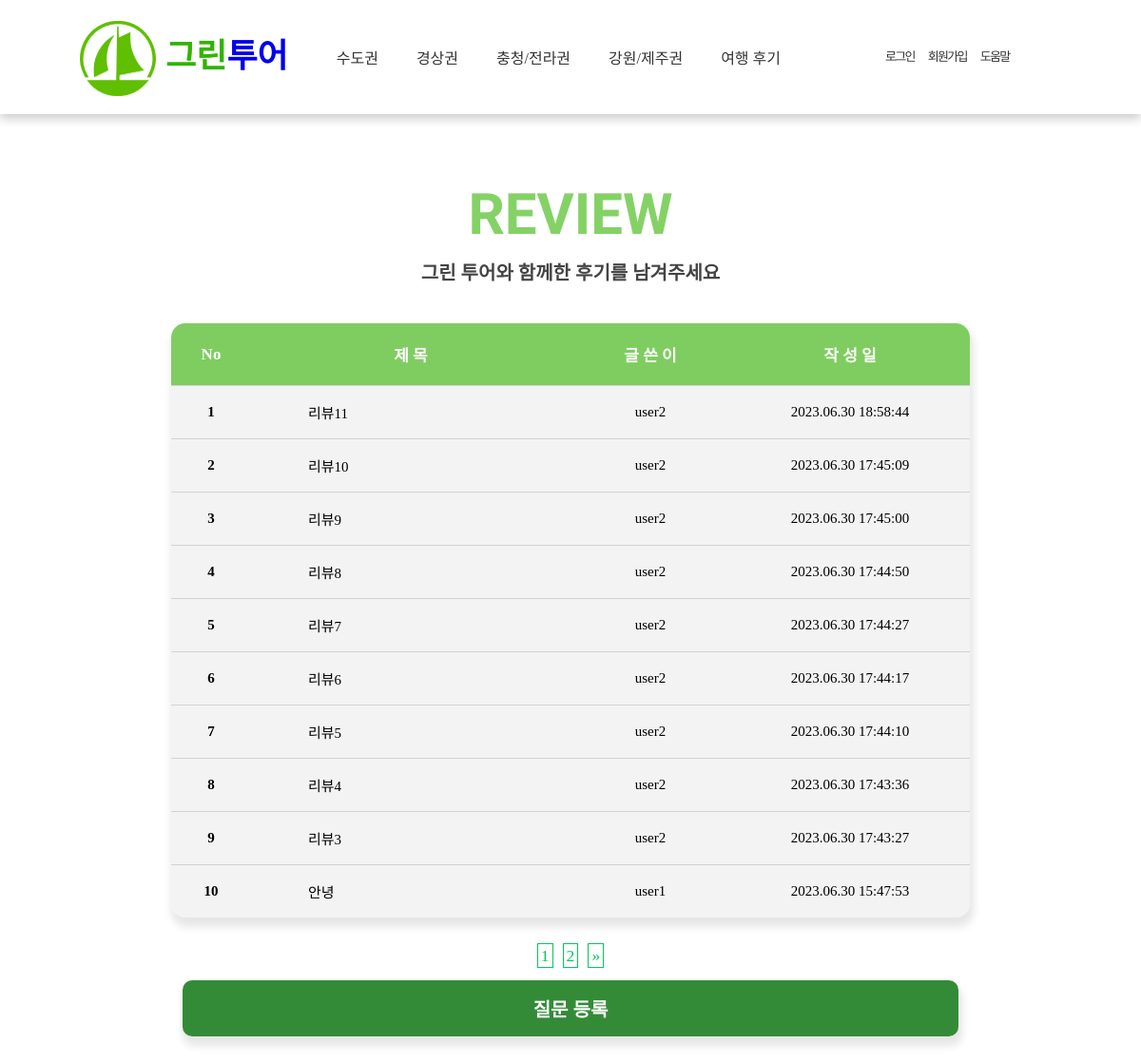
Page /tour/index on the committed database.
### tour/models.py (models this page shows, shortened)
class Question(models.Model):
    author = models.ForeignKey(User, on_delete=models.CASCADE)
    subject = models.CharField(max_length=200)
    content = models.TextField()
    create_date = models.DateTimeField()
    modify_date = models.DateTimeField(null=True, blank=True)
    photo = models.ImageField(upload_to='tour/images/%Y/%m/%d/',
                              null=True, blank=True)

### tour/views.py (the view)
# urls.py: path('index', views.question_list, name='question_list'),
def question_list(request):
    question_list = Question.objects.order_by('-create_date')
    page = request.GET.get('page', '1')
    paginator = Paginator(question_list, 10)    #페이지당 10개씩 보여주기
    page_obj = paginator.get_page(page)
    context = {'question_list': page_obj}
    return render(request, 'tour/question_list.html', context)

### templates/tour/question_list.html (shortened to what this page needs)
{% extends 'base.html' %}
{% load static %}
{% load board_filter %}
{% block content %}
{% include 'header.html' %}
<link rel="stylesheet" href="{% static 'tour/css/boardstyle.css' %}">
<div class="container">
    <h1>REVIEW</h1>
    <p>그린 투어와 함께한 후기를 남겨주세요</p>
    <section id="board_main">
        <table class="board_main_table">
            <thead class="board_table_thd">
                <tr>
                    <th>No</th>
                    <th>제 목</th>
                    <th>글 쓴 이</th>
                    <th>작 성 일</th>
                </tr>
            </thead>
            <tbody>
            {% if question_list %}
                {% for question in question_list %}
                <tr>
                    <td>{{ forloop.counter }}</td>
                    <td>
                        <a href="{% url 'tour:detail' question.id %}">
                            {{ question.subject }}
                        </a>
                    </td>
                    <td>{{ question.author }}</td>
                    <td>{{ question.create_date|date:"Y.m.d H:i:s" }}</td>
                </tr>
                {% endfor %}
            {% else %}
                <p>질문이 없습니다.</p>
            {% endif %}
            </tbody>
        </table>
        <ul class="pagination">
            {% for page_number in question_list.paginator.page_range %}
                {% if page_number == question_list.number %}
                    <li class="page-item">
                        <a class="page-link" href="?page={{ page_number }}">{{ page_number }}</a>
                    </li>
                {% else %}
                    <li class="page-item">
                        <a class="page-link" href="?page={{ page_number }}">{{ page_number }}</a>
                    </li>
                {% endif %}
            {% endfor %}
            {% if question_list.has_next %}
                <li class="page-item">
                    <a class="page-link" href="?page={{ question_list.next_page_number }}">&raquo;</a>
                </li>
            {% else %}
                <li class="page-item-disabled">
                    <a class="page-link" href="">&raquo;</a>
                </li>
            {% endif %}
        </ul>
        <a href="{% url 'tour:question_create' %}"
           class="board_main_q_btn">질문 등록</a>
    </section>
</div>
{% endblock %}

### templates/base.html (shortened to what this page needs)
<!DOCTYPE html>
<html lang="ko">
{% load static %}
<head>
    <link rel="stylesheet" href="{% static 'tour/css/gjstyle.css' %}">
    <link rel="stylesheet" href="{% static 'tour/css/detail.css' %}">
    <link href="https://hangeul.pstatic.net/hangeul_static/css/nanum-square-round.css" rel="stylesheet">
</head>
<body>
{% block content %}
{% endblock %}
</body>
</html>

### templates/header.html (shortened to what this page needs)
{% load static %}
<link rel="stylesheet" href="{% static 'tour/css/style.css' %}">
<link rel="stylesheet" href="{% static 'tour/css/head.css' %}">
<div id="container">
    <header>
        <div class="logo">
            <a href="{% url 'index' %}">
                <img src="{% static 'tour/images/greenboat.png' %}" alt="메인" id="logo_pic">
                <h1>
                    <span class="abc">그린</span><span class="cba">투어</span>
                </h1>
            </a>
        </div>
        <nav class="navbar">
            <ul>
                <li><a href="{% url 'tour:detail_ca' %}">수도권</a></li>
                <li><a href="{% url 'tour:detail_gs' %}">경상권</a></li>
                <li><a href="{% url 'tour:detail_cj' %}">충청/전라권</a></li>
                <li><a href="{% url 'tour:detail_gj' %}">강원/제주권</a></li>
                <li><a href="{% url 'tour:question_list' %}">여행 후기</a></li>
            </ul>
        </nav>
        <div class="smallhead">
            <ul>
                <li>
                    {% if user.is_authenticated %}
                    <a href="{% url 'common2:logout' %}">
                        <span style="font-size: 1.1em; letter-spacing: -1px;">( {{ user.username }} )</span> 로그아웃
                    </a>
                    {% else %}
                    <a href="{% url 'common2:login' %}">
                        {{ user.username }}로그인
                    </a>
                    {% endif %}
                </li>
                <li><a href="{% url 'common2:signup' %}">회원가입</a></li>
                <li><a href="#">도움말</a></li>
            </ul>
        </div>
    </header>
</div>

### static/tour/css/detail.css (style rules this page uses)
#board_main ul.pagination { text-align: center; }
#board_main .pagination .page-item { display: inline-block; margin-top:20px; }
#board_main .pagination li .page-link { font-size: 1em; border: solid 1px; background-color: #fff; color: #03c75a; margin: 0 2px; padding:1px 2px; }
@media screen and (min-width: 1100px) { #board_main .pagination .page-item { display: inline-block; margin-top:30px; } }
@media screen and (min-width: 1100px) { #board_main .pagination li .page-link { font-size: 1.1em; border: solid 1px; background-color: #fff; color: #03c75a; margin: 0 3px; padding:2px 3px; } }

### static/tour/css/style.css (style rules this page uses)
* { margin: 0; padding: 0; box-sizing: border-box; font-family: 'NanumSquareRound'; }
.container { width: 100%; height: 100px; }
header { height: 120px; box-shadow: 0 4px 4px -1px rgba(0, 0, 0, 0.1); }
.smallhead { width: 380px; height: 40px; margin:0 auto; margin-right:100px; }
.smallhead ul { float:right; margin-right: 5px; position:relative; left:30px; }
.smallhead ul li { list-style: none; display:inline-block; line-height: 40px; font-size: 14px; padding: 0 3px; letter-spacing: -2px; }
.smallhead ul li a { text-decoration: none; color: #333; }
@media screen and (min-width: 1100px) { header { width:100%; height: 120px; box-shadow: 0 4px 4px -1px rgba(0, 0, 0, 0.1); } }
@media screen and (min-width: 1100px) { .navbar { width:1000px; position:relative; left:100px; margin-right:100px; } }
@media screen and (min-width: 1100px) { .smallhead { width: 5%; height: 40px; position:relative; left:100px; } }
@media screen and (min-width: 1100px) { .smallhead ul { width: 300px; float:right; margin-right: -80px; } }
@media screen and (min-width: 1100px) { .smallhead ul li { list-style: none; display:inline-block; line-height: 40px; font-size: 13px; padding: 0 5px; letter-spacing: -1.7px; } }
@media screen and (min-width: 1100px) { .smallhead ul li a { text-decoration: none; color: #333; } }

### static/tour/css/head.css (style rules this page uses)
* { margin: 0; padding: 0; text-decoration: none; font-family: 'NanumSquareRound'; }
header { top: 0; left: 0; right: 0; background: #ffffff; box-shadow: 0 5px 10px rgba(0, 0, 0, 0.2); padding: 0 7%; position: relative; display:flex; align-items: center; justify-content: space-between; z-index: 1000; }
.logo #logo_pic { width:80px; margin-top:90px; }
.logo h1 .abc { width:80%; font-size:35px; position:relative; bottom:100px; left:90px; color: rgba(50, 180, 0); font-family: 'Single Day', cursive; }
.logo h1 .cba { width:80%; font-size:35px; position:relative; bottom:100px; left:90px; font-family: 'Single Day', cursive; }
header .logo { width:23%; font-weight: bolder; font-size: 34px; color: #333; color: rgb(50, 180, 0); font-family: 'Single Day', cursive; }
header .navbar ul { width:95%; list-style: none; }
header .navbar ul li { position:relative; float: left; }
header .navbar ul li a { font-size: 16px; padding: 20px; color: #333; display: block; }

### rows in the picture
Question: subject "리뷰11", author "user2", create_date "2023.06.30 18:58:44"
Question: subject "리뷰10", author "user2", create_date "2023.06.30 17:45:09"
Question: subject "리뷰9", author "user2", create_date "2023.06.30 17:45:00"
Question: subject "리뷰8", author "user2", create_date "2023.06.30 17:44:50"
Question: subject "리뷰7", author "user2", create_date "2023.06.30 17:44:27"
Question: subject "리뷰6", author "user2", create_date "2023.06.30 17:44:17"
Question: subject "리뷰5", author "user2", create_date "2023.06.30 17:44:10"
Question: subject "리뷰4", author "user2", create_date "2023.06.30 17:43:36"
Question: subject "리뷰3", author "user2", create_date "2023.06.30 17:43:27"
Question: subject "안녕", author "user1", create_date "2023.06.30 15:47:53"

### other values in the picture
{{ page_number }} "1"
{{ page_number }} "2"
